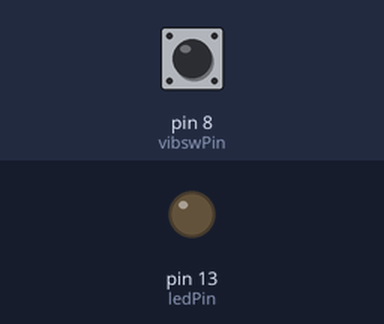
A sketch run on a simulated Arduino Uno, built with avr-gcc and run on an emulated ATmega328P. On the bench: output pins drawn as LEDs (lit = HIGH). Inputs (shaded band) come from the test bench; at power-on: pin 8 (vibswPin) HIGH.

Above: at 1.2 s.
1.3 s: pin 8 (vibswPin) pulled LOW for 0.15 s
At 1.7 s:
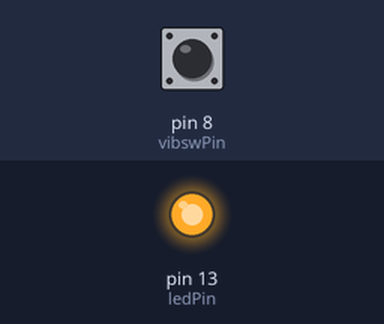
3.3 s: pin 8 (vibswPin) pulled LOW for 3.2 s
At 7.5 s:
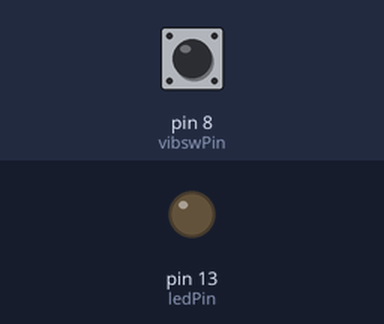
Timing chart, 0 to 9.0 s (numbered marks = the images above; inputs shaded):
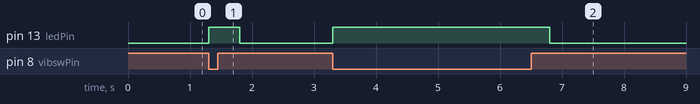

The sketch:

vibSwitch.ino
```cpp
const int vibswPin = 8; //the Vibration Switch attach to
const int ledPin = 13; //the led attach to
int val = 0; //initialize the variable val as 0
/******************************************/
void setup()
{
  pinMode(vibswPin,INPUT); //initialize vibration switch as an input
  pinMode(ledPin,OUTPUT); //initialize ledPin switch as an output
  //Serial.begin(9600);
}
/*******************************************/
void loop()
{
  val = digitalRead(vibswPin); //read the value from vibration switch
  //Serial.println(val);
  if(val == LOW)  //without vibration signal
  {
    digitalWrite(ledPin,HIGH); //turn off the led
    delay(500);//delay 500ms,The LED will be on for 500ms
  }
  else
  {
    digitalWrite(ledPin,LOW); //turn on the led
  }
}
/*********************************************/
```

Measured:
- after the input at 1.3 s, pin 13 (ledPin): LOW → HIGH at once, → LOW 0.50 s later
- after the input at 3.3 s, pin 13 (ledPin): LOW → HIGH at once, → LOW 3.5 s later
